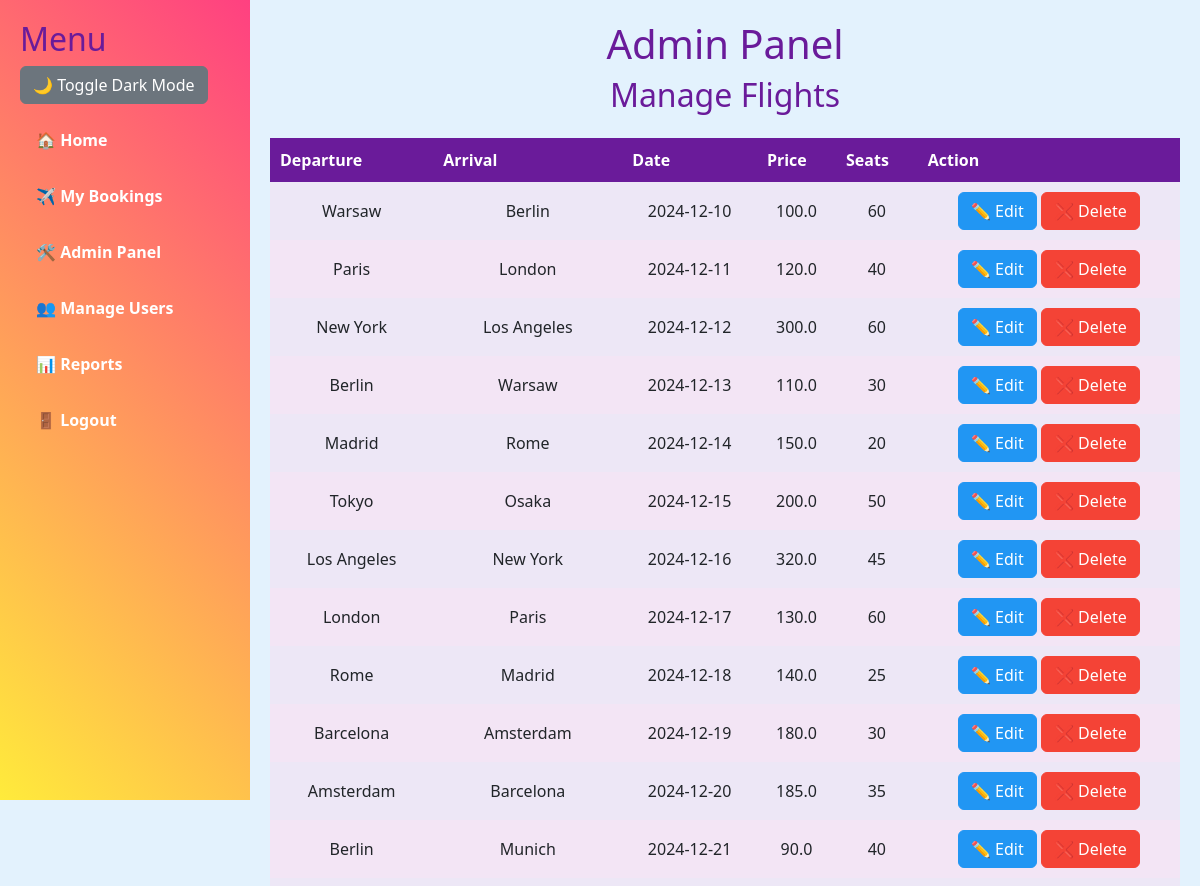
Page /admin (signed in, upper part) on the earlier database version.
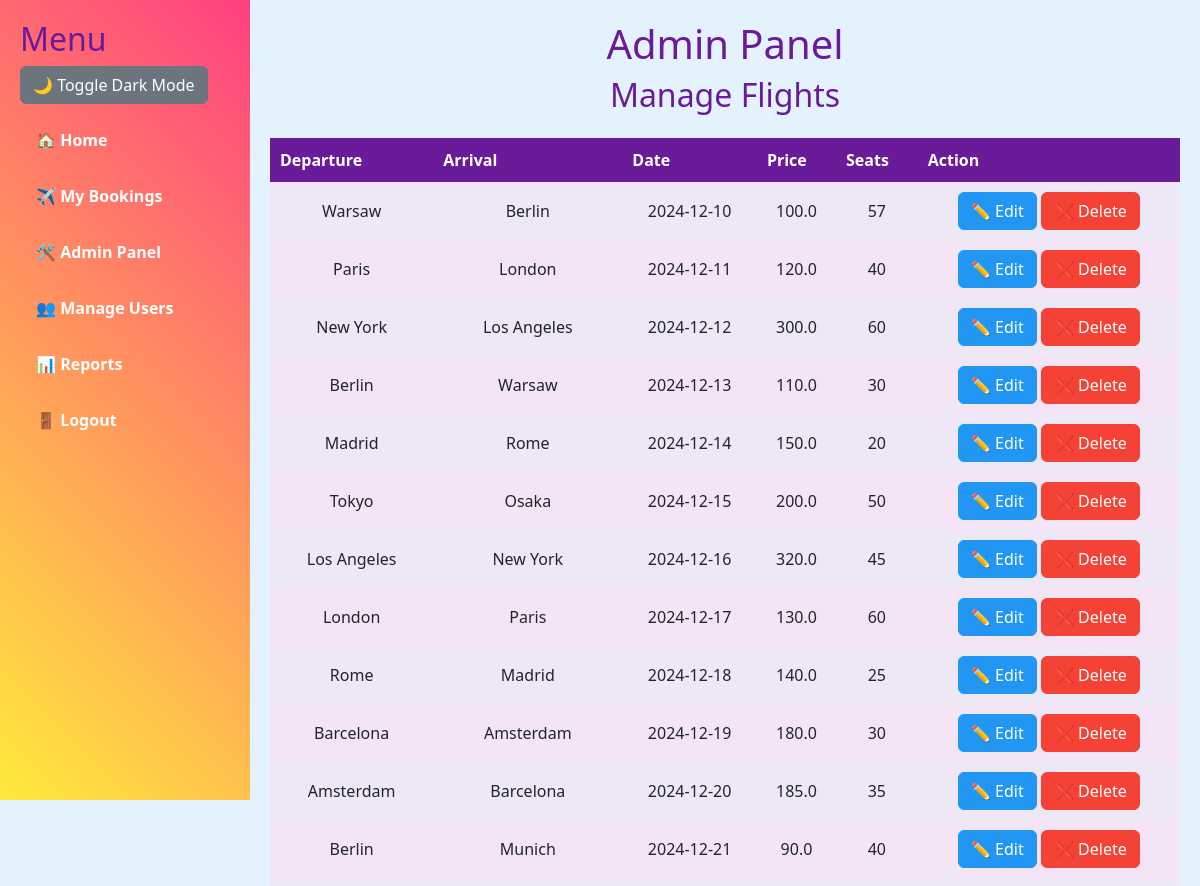
Same page on the later database version.
### app.py (models this page shows)
class Flight(db.Model):
    id = db.Column(db.Integer, primary_key=True)
    departure_city = db.Column(db.String(100), nullable=False)
    arrival_city = db.Column(db.String(100), nullable=False)
    date = db.Column(db.String(100), nullable=False)
    price = db.Column(db.Float, nullable=False)
    available_seats = db.Column(db.Integer, nullable=False)

### app.py (the view, shortened to what this page needs)
@app.route("/admin", methods=["GET", "POST"])
@login_required
def admin():
    if not current_user.is_admin:
        return "Access Denied! Only admins can access this page."
    flights = Flight.query.all()
    return render_template("admin.html", flights=flights)

### app.py (called while the page is built)
@login_manager.user_loader
def load_user(user_id):
    return User.query.get(int(user_id))

    @property
    def is_active(self):
        return True

### templates/admin.html (shortened to what this page needs)
{% extends "base.html" %}
{% block content %}
<h1 class="text-center">Admin Panel</h1>
<h2 class="text-center mb-4">Manage Flights</h2>
<table>
    <thead>
        <tr>
            <th>Departure</th>
            <th>Arrival</th>
            <th>Date</th>
            <th>Price</th>
            <th>Seats</th>
            <th>Action</th>
        </tr>
    </thead>
    <tbody>
        {% for flight in flights %}
        <tr>
            <td>{{ flight.departure_city }}</td>
            <td>{{ flight.arrival_city }}</td>
            <td>{{ flight.date }}</td>
            <td>{{ flight.price }}</td>
            <td>{{ flight.available_seats }}</td>
            <td>
                <a href="{{ url_for('edit_flight', flight_id=flight.id) }}" class="btn btn-primary">✏️ Edit</a>
                <form action="{{ url_for('delete_flight', flight_id=flight.id) }}" method="POST" style="display:inline;">
                    <button type="submit" class="btn btn-danger">❌ Delete</button>
                </form>
            </td>
        </tr>
        {% endfor %}
    </tbody>
</table>
{% endblock %}

Differences in the rows shown:
changed Flight (number 1 of 12 on the later page): available_seats "60" → "57"
